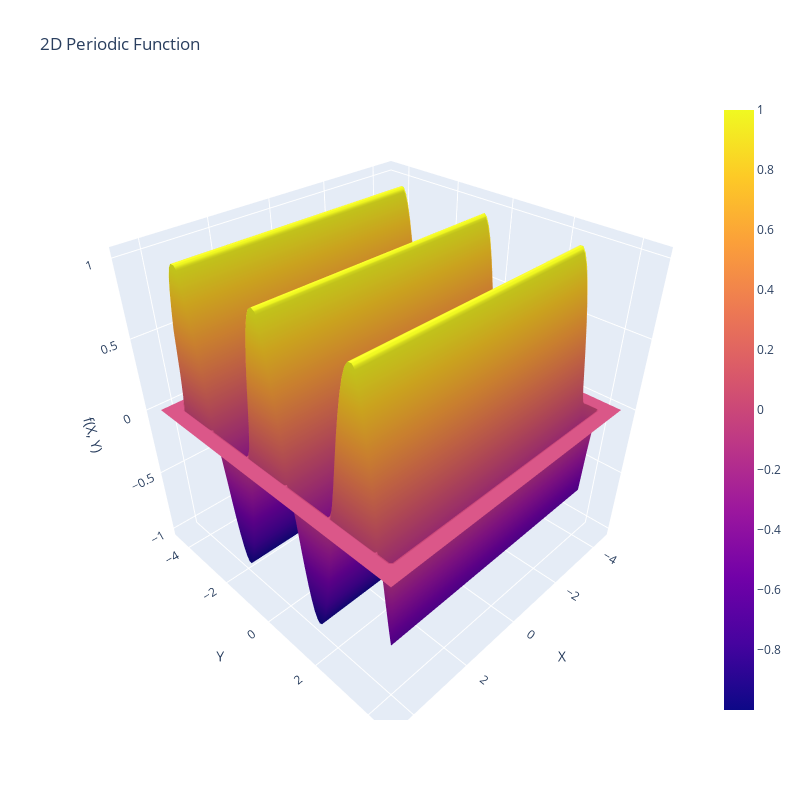

The notebook cell saved with this chart:
### Markdown cell above
## Sinusoidal Function

### Code cell
import numpy as np
from MCMC_DZ.MCMC.Statistic_tools import Target_Distribution_Visualization_3D
from _3D_Sinusoidal_Function.sinusoidal_function import Sinusoidal

SF = Sinusoidal([1], [2], [0.65], [[-4,4], [-4, 4]])
Target_Distribution_Visualization_3D(X_range=[-4.5, 4.5], Y_range=[-4.5, 4.5], Tar_Dis=SF.f, Func_name="2D Periodic Function", alpha=1)

### Figure 1 — Plotly figure (JSON) as saved in the notebook; plotly's stock layout.template omitted (floating-point values rounded to 4 significant figures; data arrays with more than 128 entries replaced by an {"elided": "..."} marker saying what was removed)
{"data": [{"opacity": 1, "type": "surface", "x": {"elided": "100x100 float values"}, "y": {"elided": "100x100 float values"}, "z": {"elided": "100x100 float values"}}], "layout": {"height": 800, "scene": {"xaxis": {"title": {"text": "X"}}, "yaxis": {"title": {"text": "Y"}}, "zaxis": {"title": {"text": "f(X, Y)"}}}, "title": {"text": "2D Periodic Function"}, "width": 800}}
